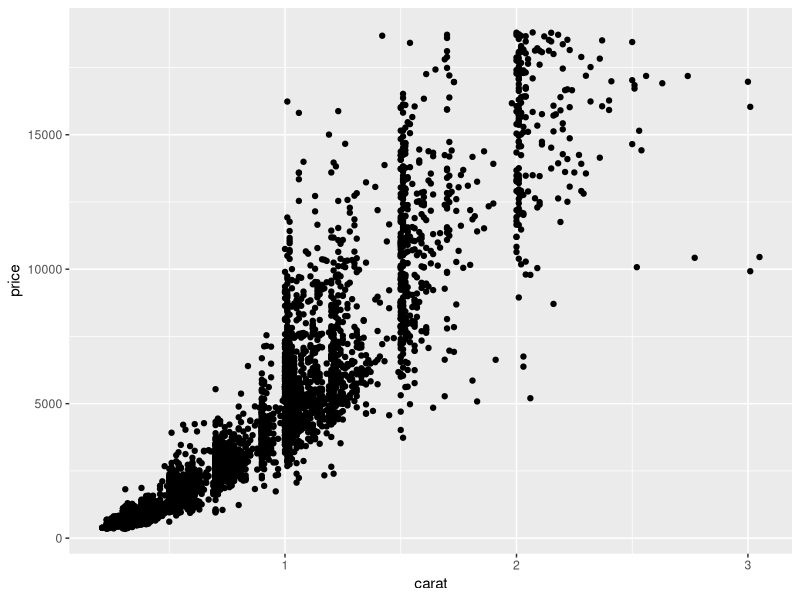
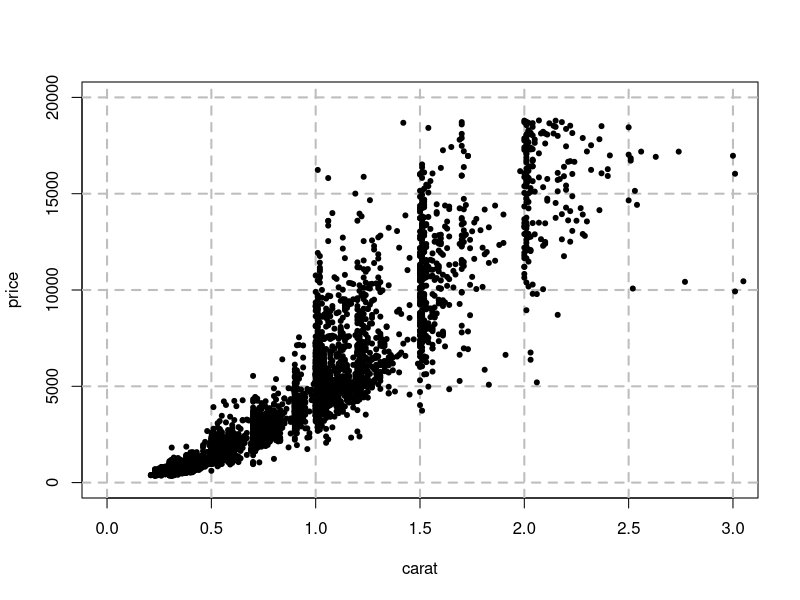
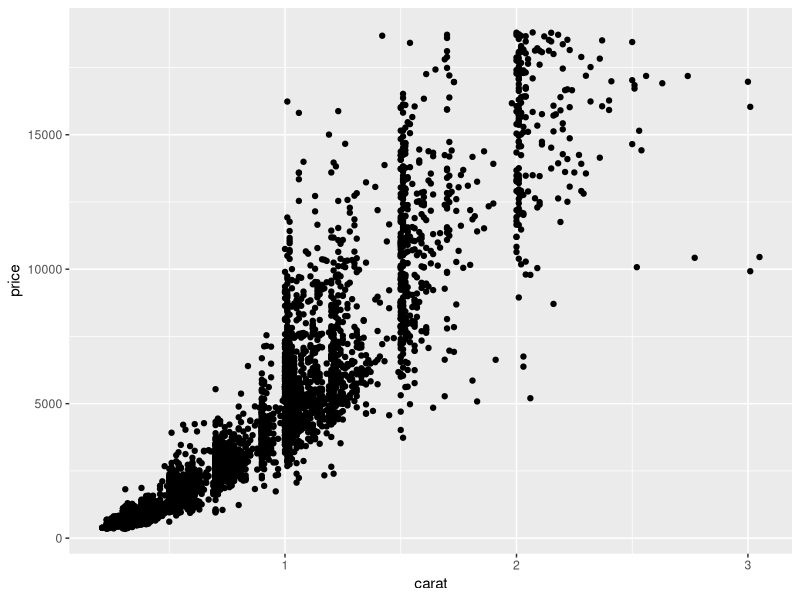
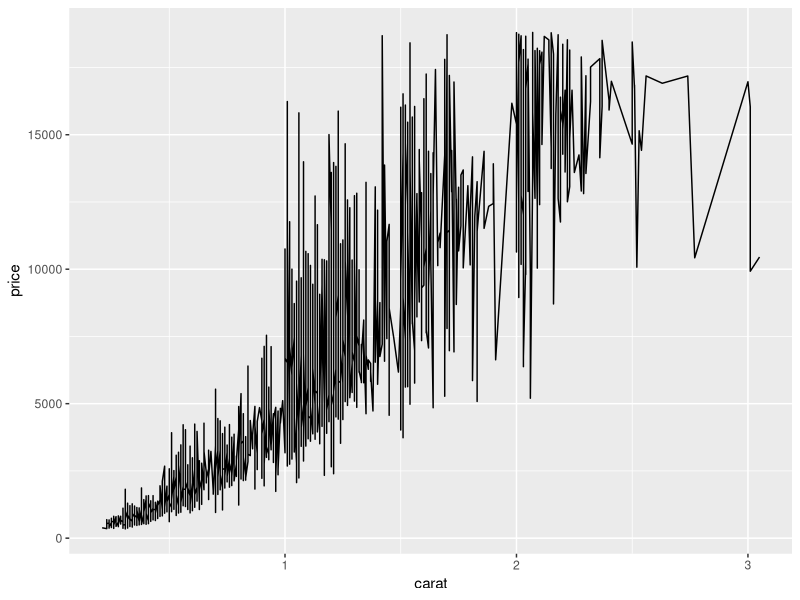
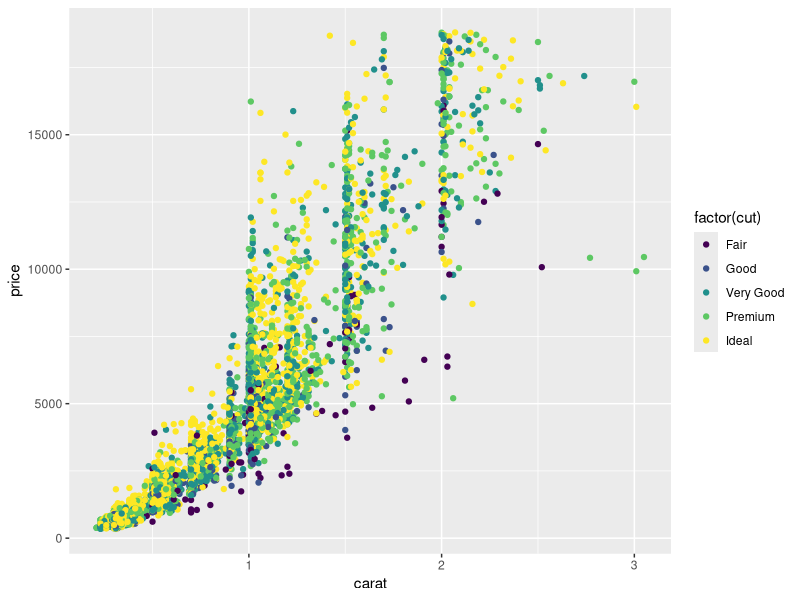
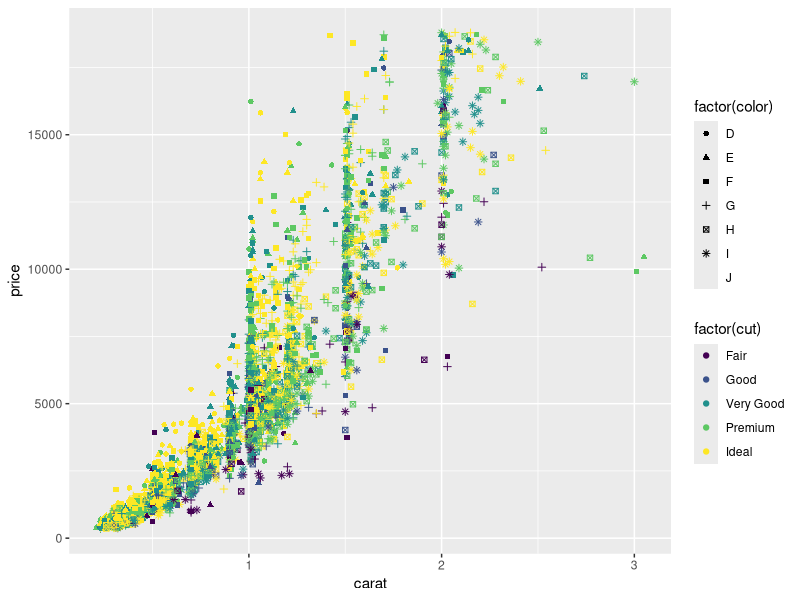
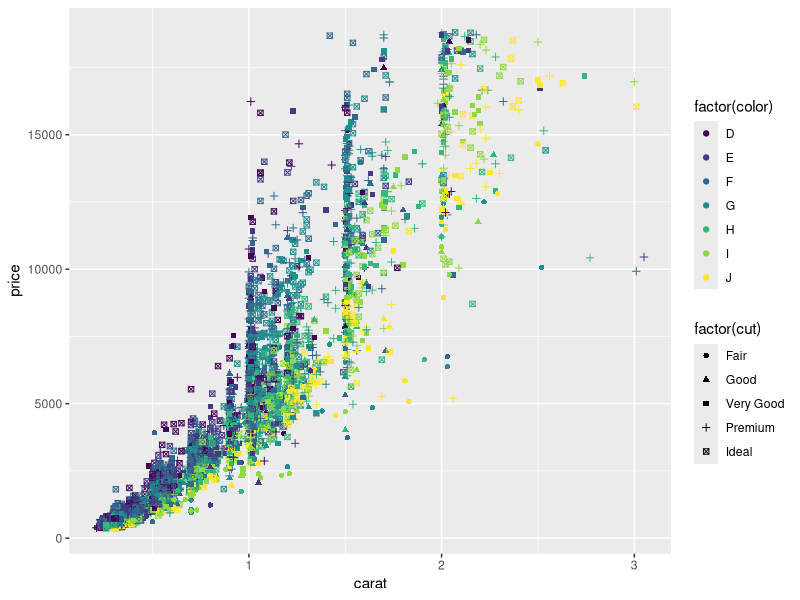
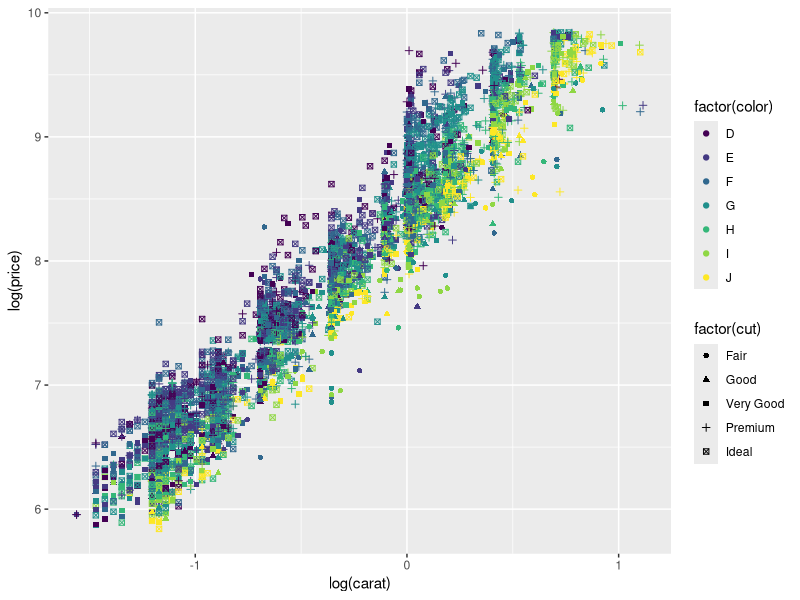

Write the R code that produced these figures, in order.
library("ggplot2")
head(diamonds, n= 10)
n = nrow(diamonds)
set.seed(100)
id = sample(1:n, size = 5000, replace = FALSE)
small = diamonds[id,]
qplot(carat,price,data=small)

summary(small)
n
plot(NULL,xlim=c(0,3),ylim=c(0,20000),xlab="carat",ylab="price")           ##xlim stands for limit of x axis
grid(col="grey",lty=2,lwd=2)  ###lty=line type,lwd=line width
points(small$carat,small$price,pch=20)   ##pch=symbol,different for pch=10 or 8

#############################creating the same layered graph using ggplot()#######################
## "+" sign for adding layers
##plot=data+aesthetics+geometry

ggplot(small,aes(carat,price))+geom_point()
##alt##
#ggplot(small)+aes(carat,price)+geom_point()

ggplot(small,aes(carat,price))+geom_line()   ###its not meaningful here

ggplot(small,aes(carat,price,colour=factor(cut)))+geom_point()    ##this making sense
ggplot(small,aes(carat,price,colour=factor(cut),shape = factor(color)))+geom_point()   ## doesn't make sense , its consist too many info in a single graph

ggplot(small,aes(carat,price,colour=factor(color),shape = factor(cut)))+geom_point()   ###this graph is better ??(why)

ggplot(small,aes(log(carat),log(price),colour=factor(color),shape = factor(cut)))+geom_point()


ggplot(small,aes(log(carat),log(price)))+geom_point()+geom_smooth()   ## geom_smooth() to fit a smooth curve





